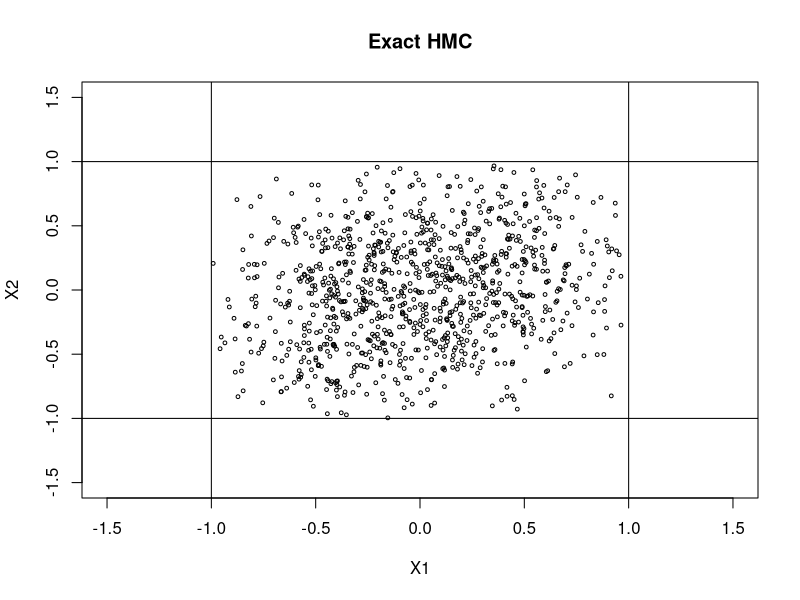
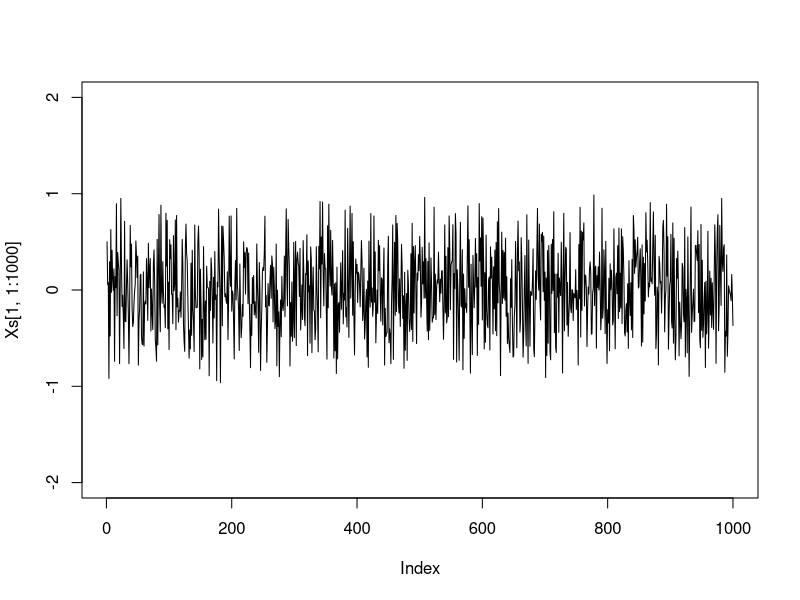

Generate these figures, in order, with R: (Note: this script raises an error after producing the figures.)
# X: d x 1 vector
# F: m x d matrix
# g: m x 1 vector
rm(list=ls())

lb = rep(-1, 10)
ub = rep(1, 10)
d = length(lb)

Fmat = rbind(diag(1,d), diag(-1,d))
g = matrix(c(-lb,ub), ncol = 1)

m = nrow(Fmat)
M = diag(d)
L = 1000

mu = matrix(rep(0,d), ncol = 1)

Sigma = matrix(rep(0.8, d*d), ncol = d, nrow = d)
diag(Sigma) = rep(1, d)

# M = solve(Sigma)
# r = M %*% mu

initial_X = matrix(rep(0.5, d), ncol = 1)

# set max travel time
max_T = pi/2


######## transform to whitened frame ########
# translate X and g by mu
initial_X = initial_X - mu
g = g + Fmat%*%mu
# transform by W
R = chol(Sigma) # R = upper triangle matrix = t(L), t(R) = L
Fmat = Fmat%*%t(R)
initial_X = solve(t(R), initial_X)


# verify that X is feasible
c = (Fmat %*% initial_X) + g
any(c<0)

nearzero = 1e-10


# assign last_X as the last X value (initial_X)
last_X = initial_X

# create placeholder matrix for Xs
Xs = matrix(initial_X, ncol = 1)

iter_times = c()

set.seed(12345)
# loop to sample X
while(ncol(Xs) < L){
  ######### start time #########
  start.time = Sys.time()
  ##############################
  
  # initialize initial velocity
  V0 = rnorm(d, 0, 1)
  
  # use the last X as initial X
  X = last_X
  
  # restart traveling time
  
  tt = 0
  
  # indicates which wall the particle hits
  # h = 0 -> no walls are hit
  h = 0
  
  stop_t = 0 # stopping condition for particle
  
  # loop to sample 1 value
  nbounce = 0
  while(1){
    # set values of initial conditions a and b
    # a and b can be results from a bounce
    a = V0
    b = X
    
    # necessary terms
    fa = Fmat%*%a
    fb = Fmat%*%b
    
    sign_fb = sign(fb)
    sign_fb[which(sign_fb == 0)] = 1
    
    U = sign_fb*sqrt(fa^2 + fb^2)
    phi = atan(-fa/fb)
    
    # find wall(s) that may be hit
    pn = abs(g/U) <= 1
    
    # find h, the first constraint that becomes zero
    if (any(pn)){
      inds = which(pn) # indices of constraint that wil be hit
      # find t which the particle hits the wall
      t_hit = -phi[pn] + acos(-g[pn]/U[pn])
      
      if (h>0){
        if (pn[h] == 1){
          cs = cumsum(pn)
          indj = cs[h]
          tt1 = t_hit[indj]
          if (is.nan(tt1)){
            t_hit[indj] = Inf
          }
        }
      }
      
      mt = min(t_hit) # (smallest) moving time
      h = inds[which.min(t_hit)] # which constraint is mt
    }
    else{
      mt = max_T
    }
    
    # update traveling time with moving time
    tt = tt + mt
    
    # check if total traveling time exceeds max_T
    if (tt >= max_T){
      mt = mt - (tt - max_T) # substract excess time from mt
      stop_t = 1 # change stop_t so no more iterations
    }
    
    # move particle an mt time
    X = a*sin(mt) + b*cos(mt)
    V = a*cos(mt) - b*sin(mt)
    
    if (stop_t){
      break() # break the loop if stop_t = 1
    }
    
    # if stop_t != 1, continue the trajectory
    # compute reflected velocity as new V0
    alpha_h = as.vector((Fmat[h,] %*% V)/sum(Fmat[h,]^2))
    F_h = matrix(Fmat[h,], ncol = 1)
    V0 = V - 2*alpha_h*F_h
    
    nbounce = nbounce + 1
  }
  
  # check if all constraints are satisfied
  if (all(Fmat%*%X + g > 0)){
    # if yes, keep current X and change the value of last_X
    Xs = cbind(Xs, X)
    last_X = X
    
    # print number of sampled points
    if (ncol(Xs)%%100 == 0){
      cat("sample no:", ncol(Xs),"\n")
    }
  }
  
  
  ########## end time ##########
  end.time = Sys.time()
  iter_times = cbind(iter_times, as.vector(end.time - start.time))
  ##############################
}


# transform back
Xs = t(R) %*% Xs + matrix(mu, nrow = length(mu), ncol = L)


plot(Xs[2,], Xs[3,], cex = 0.5,
     xlab = "X1", ylab = "X2",
     xlim = c(-1.5,1.5), ylim = c(-1.5,1.5),
     main = "Exact HMC")
abline(v=-1)
abline(v=1)
abline(h=-1)
abline(h=1)

plot(Xs[1,1:1000], type = "l", ylim = c(-2,2))

saveRDS(Xs, file = "../report/x_EHMC_HD.rds")
saveRDS(iter_times, file = "../report/t_EHMC_HD.rds")